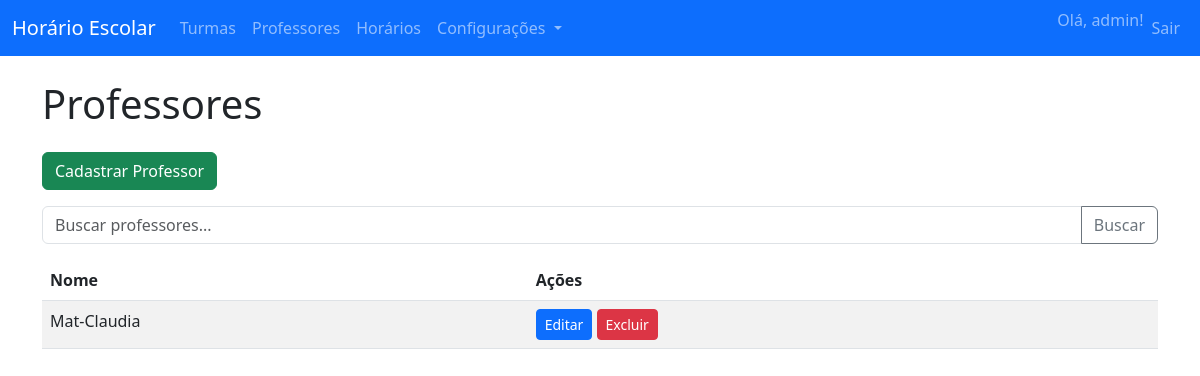
Page /professores/ (signed in) on the earlier database version.
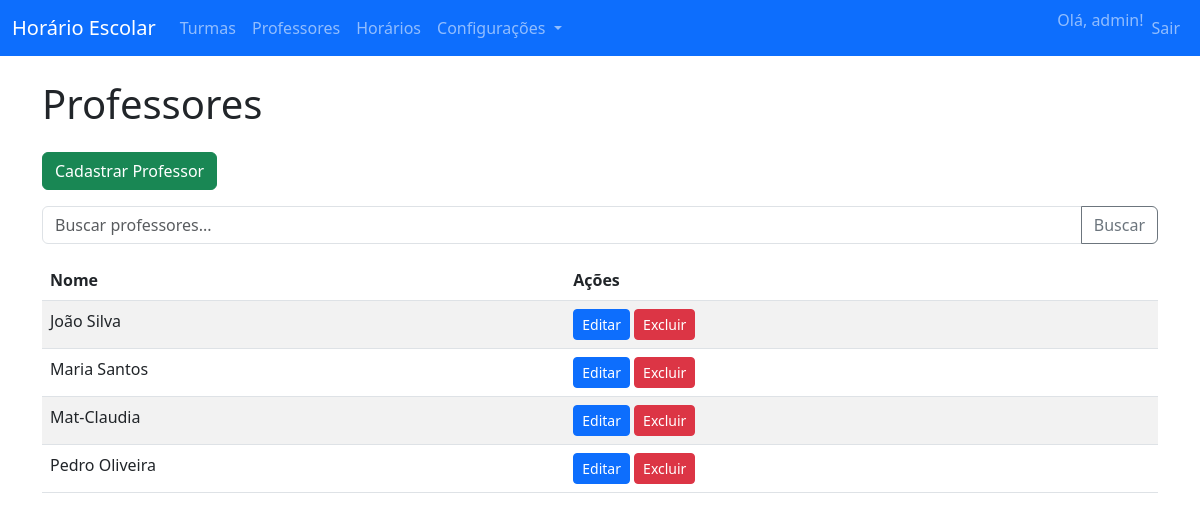
Same page on the later database version.
### core/models.py (models this page shows, shortened)
class Professor(models.Model):
	nome = models.CharField(max_length=100)

### core/views.py (the view)
# urls.py: path('professores/', views.lista_professores, name='lista_professores'),
@login_required
def lista_professores(request):
    query = request.GET.get('q', '')
    professores = Professor.objects.all().order_by('nome')
    if query:
        professores = professores.filter(nome__icontains=query)
    paginator = Paginator(professores, 10)
    page_number = request.GET.get('page')
    page_obj = paginator.get_page(page_number)
    return render(request, 'core/lista_professores.html', {
        'page_obj': page_obj,
        'query': query
    })

### core/templates/core/lista_professores.html (shortened to what this page needs)
{% extends 'core/base.html' %}
{% block content %}
<h1 class="mb-4">Professores</h1>
<a href="{% url 'cadastrar_professor' %}" class="btn btn-success mb-3">Cadastrar Professor</a>
<form method="get" class="mb-3">
  <div class="input-group">
    <input type="text" class="form-control" name="q" value="{{ query }}" placeholder="Buscar professores...">
    <button class="btn btn-outline-secondary" type="submit">
       Buscar
    </button>
  </div>
</form>
<table class="table table-striped">
  <thead>
    <tr>
      <th>Nome</th>
      <th>Ações</th>
    </tr>
  </thead>
  <tbody>
    {% for professor in page_obj %}
      <tr>
        <td>{{ professor.nome }}</td>
        <td>
          <a href="{% url 'editar_professor' professor.pk %}" class="btn btn-primary btn-sm">Editar</a>
          <a href="{% url 'excluir_professor' professor.pk %}" class="btn btn-danger btn-sm">Excluir</a>
        </td>
      </tr>
    {% empty %}
      <tr><td colspan="2">Nenhum professor cadastrado.</td></tr>
    {% endfor %}
  </tbody>
</table>
{% endblock %}

Differences in the rows shown:
added Professor: nome "João Silva"
added Professor: nome "Maria Santos"
added Professor: nome "Pedro Oliveira"
